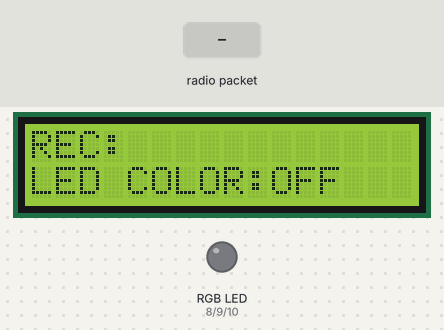
Bench run of a sketch on a simulated Arduino Mega 2560, built with avr-gcc and run on an emulated ATmega2560. On the bench: 16×2 character LCD, an RGB LED mixed from three pins (HIGH = lit). The test bench sets the inputs (shaded band). No radio packets arrive unless stated.

Above: at 6.2 s.
6.3 s: radio packet "1" arrives
At 6.8 s:
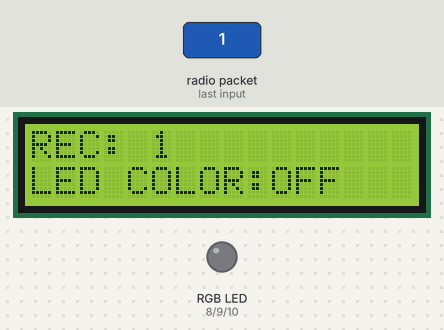
7.8 s: radio packet "0" arrives
At 9.0 s:
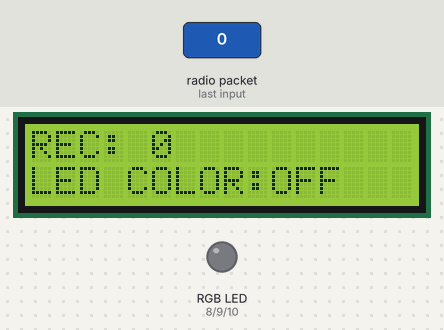
9.3 s: radio packet "2" arrives
At 10.3 s:
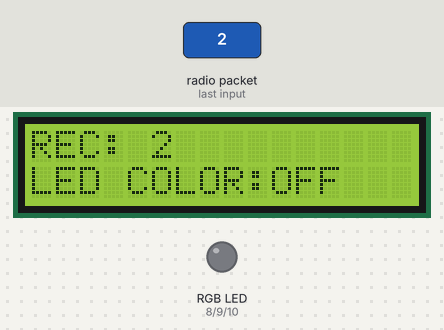
Timing chart, 0 to 12.3 s (numbered marks = the images above; inputs shaded):
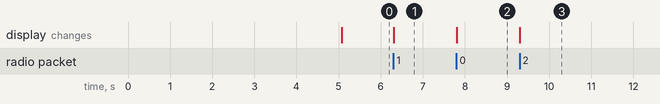

Measured:
- after the input at 6.3 s, the display: changes at once (image 1)
- after the input at 7.8 s, the display: changes at once (image 2)
- after the input at 9.3 s, the display: changes at once (image 3)

The sketch:

Receiver_CS.ino
```cpp
// Reciever Code
 // Pins Connection for Arduino Mega
 /*
   1 - GND
   2 - VCC 3.3V !!! NOT 5V
   3 - CE to Arduino pin 48
   4 - CSN to Arduino pin 49
   5 - SCK to Arduino pin 52
   6 - MOSI to Arduino pin 51
   7 - MISO to Arduino pin 50
   8 - UNUSED
*/

// RGB Red pin 8 - Green pin 9 - Blue pin 10
//lcd RS pin 12 - E pin 11 - Data Lines D4->D7 pin 5->2

/*-----( Import needed libraries )-----*/
#include <LiquidCrystal.h>
#include <SPI.h>
#include <nRF24L01.h>
#include <RF24.h>
/*-----( Declare Constants and Pin Numbers )-----*/
#define CE_PIN   48
#define CSN_PIN 49

// NOTE: the "LL" at the end of the constant is "LongLong" type
const uint64_t pipe = 0xE8E8F0F0E1LL; // Write Same Address of Transmitter
char income[11];
char re[]={'L','E','D','_','R','E','D'};
char gr[]={'L','E','D','_','G','R','E','E','N'};
char bl[]={'L','E','D','_','B','L','U','E'};
char off[]={'L','E','D','_','O','F','F'};
LiquidCrystal lcd(12, 11, 5, 4, 3, 2);
int l=5;
int r=0,f=0,g=0,b=0;
/*-----( Declare objects )-----*/
RF24 radio(CE_PIN, CSN_PIN); // Create a Radio
/*-----( Declare Variables )-----*/

const int green=9;
const int red=8;
const int blue=10;

void setup()   /****** SETUP: RUNS ONCE ******/
{
  pinMode(red,OUTPUT);
  pinMode(green,OUTPUT);
  pinMode(blue,OUTPUT);
  digitalWrite(blue,LOW);
  digitalWrite(green,LOW);
  digitalWrite(red,LOW);
  //Serial.begin(9600);
  lcd.begin(16, 2);
  // Print a message to the LCD.
  lcd.clear();
  lcd.setCursor(0,0);
  lcd.print("Arafa Micro-sys.");
  lcd.setCursor(0,1);
  lcd.print("Wireless Comm.");
  delay(5000);
  lcd.clear();
  lcd.print("REC: ");
  lcd.setCursor(0,1);
  lcd.print("LED COLOR:OFF  ");
  radio.begin();
  // optionally, reduce the payload size.  seems to
  radio.setPayloadSize(11); // improve reliability
  radio.setPALevel( RF24_PA_MAX ) ; // max power
  radio.setDataRate( RF24_250KBPS ) ; //Min speed (for better range from Datasheet)
  radio.setRetries(15,15);// increase the delay between retries & # of retries
  radio.openReadingPipe(1,pipe);// Open Reading Pipe to Receiving data
  radio.startListening(); // Start listening on the pipes opened for reading.
}//--(end setup )---


void loop()   /****** LOOP: RUNS CONSTANTLY ******/
{
   if (radio.available()){
    bool done = false;
    while(!done)
    {

      done = radio.read( income, sizeof(income) );

    }

        lcd.setCursor(5,0);
        lcd.print("           ");

    for(int j=0;j<11;j++)
    {
      if(income[j] != (char)-1)
      {
        lcd.setCursor(l,0);
        lcd.print(income[j]);
        l++;
      }

    }
    for(int m=0;m<7;m++)
    {
      if(income[m]==re[m])r++;
    }
    for(int z=0;z<9;z++)
    {
      if(income[z]==gr[z])g++;
    }
    for(int x=0;x<8;x++)
    {
      if(income[x]==bl[x])b++;
    }
    for(int y=0;y<7;y++)
    {
      if(income[y]==off[y])f++;
    }

    if(g==9)
    {
      digitalWrite(red,LOW);
      digitalWrite(green,HIGH);
      digitalWrite(blue,LOW);
      lcd.setCursor(0,1);
      lcd.print("LED COLOR:GREEN");
    }else if(f==7)
    {
      digitalWrite(red,LOW);
      digitalWrite(green,LOW);
      digitalWrite(blue,LOW);
      lcd.setCursor(0,1);
      lcd.print("LED COLOR:OFF  ");
    }else if(b==8)
    {
      digitalWrite(red,LOW);
      digitalWrite(green,LOW);
      digitalWrite(blue,HIGH);
      lcd.setCursor(0,1);
      lcd.print("LED COLOR:BLUE ");
    }else if(r==7)
    {
      digitalWrite(red,HIGH);
      digitalWrite(green,LOW);
      digitalWrite(blue,LOW);
      lcd.setCursor(0,1);
      lcd.print("LED COLOR:RED  ");
    }
    l=5;
    r=0;
    g=0;
    b=0;
    f=0;


    }


}//--(end main loop )---
```
